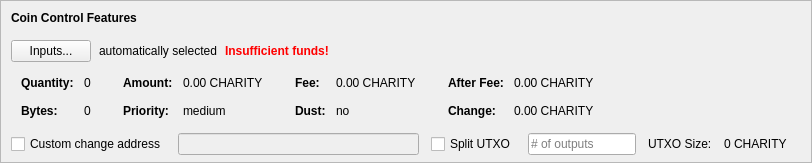
    <widget class="QFrame" name="frameCoinControl">
     <property name="sizePolicy">
      <sizepolicy hsizetype="Expanding" vsizetype="Expanding">
       <horstretch>0</horstretch>
       <verstretch>0</verstretch>
      </sizepolicy>
     </property>
     <property name="maximumSize">
      <size>
       <width>16777215</width>
       <height>16777215</height>
      </size>
     </property>
     <property name="frameShape">
      <enum>QFrame::StyledPanel</enum>
     </property>
     <property name="frameShadow">
      <enum>QFrame::Sunken</enum>
     </property>
     <layout class="QVBoxLayout" name="verticalLayoutCoinControl2">
      <property name="spacing">
       <number>0</number>
      </property>
      <property name="leftMargin">
       <number>0</number>
      </property>
      <property name="topMargin">
       <number>0</number>
      </property>
      <property name="rightMargin">
       <number>0</number>
      </property>
      <property name="bottomMargin">
       <number>6</number>
      </property>
      <item>
       <layout class="QVBoxLayout" name="verticalLayoutCoinControl" stretch="0,0,0,0,1">
        <property name="spacing">
         <number>0</number>
        </property>
        <property name="leftMargin">
         <number>10</number>
        </property>
        <property name="topMargin">
         <number>10</number>
        </property>
        <item>
         <layout class="QHBoxLayout" name="horizontalLayoutCoinControl1">
          <property name="bottomMargin">
           <number>15</number>
          </property>
          <item>
           <widget class="QLabel" name="labelCoinControlFeatures">
            <property name="sizePolicy">
             <sizepolicy hsizetype="Preferred" vsizetype="Maximum">
              <horstretch>0</horstretch>
              <verstretch>0</verstretch>
             </sizepolicy>
            </property>
            <property name="font">
             <font>
              <weight>75</weight>
              <bold>true</bold>
             </font>
            </property>
            <property name="styleSheet">
             <string notr="true">font-weight:bold;</string>
            </property>
            <property name="text">
             <string>Coin Control Features</string>
            </property>
           </widget>
          </item>
         </layout>
        </item>
        <item>
         <layout class="QHBoxLayout" name="horizontalLayoutCoinControl2" stretch="0,0,0,0">
          <property name="spacing">
           <number>8</number>
          </property>
          <property name="bottomMargin">
           <number>10</number>
          </property>
          <item>
           <widget class="QPushButton" name="pushButtonCoinControl">
            <property name="styleSheet">
             <string notr="true"/>
            </property>
            <property name="text">
             <string>Inputs...</string>
            </property>
            <property name="autoDefault">
             <bool>false</bool>
            </property>
           </widget>
          </item>
          <item>
           <widget class="QLabel" name="labelCoinControlAutomaticallySelected">
            <property name="text">
             <string>automatically selected</string>
            </property>
            <property name="margin">
             <number>5</number>
            </property>
           </widget>
          </item>
          <item>
           <widget class="QLabel" name="labelCoinControlInsuffFunds">
            <property name="font">
             <font>
              <weight>75</weight>
              <bold>true</bold>
             </font>
            </property>
            <property name="styleSheet">
             <string notr="true">color:red;font-weight:bold;</string>
            </property>
            <property name="text">
             <string>Insufficient funds!</string>
            </property>
            <property name="margin">
             <number>5</number>
            </property>
           </widget>
          </item>
          <item>
           <spacer name="horizontalSpacerCoinControl">
            <property name="orientation">
             <enum>Qt::Horizontal</enum>
            </property>
            <property name="sizeHint" stdset="0">
             <size>
              <width>40</width>
              <height>1</height>
             </size>
            </property>
           </spacer>
          </item>
         </layout>
        </item>
        <item>
         <widget class="QWidget" name="widgetCoinControl" native="true">
          <property name="sizePolicy">
           <sizepolicy hsizetype="Preferred" vsizetype="Preferred">
            <horstretch>0</horstretch>
            <verstretch>0</verstretch>
           </sizepolicy>
          </property>
          <property name="minimumSize">
           <size>
            <width>0</width>
            <height>0</height>
           </size>
          </property>
          <property name="styleSheet">
           <string notr="true"/>
          </property>
          <layout class="QHBoxLayout" name="horizontalLayoutCoinControl5">
           <property name="leftMargin">
            <number>0</number>
           </property>
           <property name="topMargin">
            <number>0</number>
           </property>
           <property name="rightMargin">
            <number>0</number>
           </property>
           <property name="bottomMargin">
            <number>0</number>
           </property>
           <item>
            <layout class="QHBoxLayout" name="horizontalLayoutCoinControl3" stretch="0,0,0,1">
             <property name="spacing">
              <number>20</number>
             </property>
             <property name="topMargin">
              <number>0</number>
             </property>
             <property name="bottomMargin">
              <number>10</number>
             </property>
             <item>
              <layout class="QFormLayout" name="formLayoutCoinControl1">
               <property name="horizontalSpacing">
                <number>10</number>
               </property>
               <property name="verticalSpacing">
                <number>14</number>
               </property>
               <property name="leftMargin">
                <number>10</number>
               </property>
               <property name="topMargin">
                <number>4</number>
               </property>
               <property name="rightMargin">
                <number>6</number>
               </property>
               <item row="0" column="0">
                <widget class="QLabel" name="labelCoinControlQuantityText">
                 <property name="font">
                  <font>
                   <weight>75</weight>
                   <bold>true</bold>
                  </font>
                 </property>
                 <property name="text">
                  <string>Quantity:</string>
                 </property>
                 <property name="margin">
                  <number>0</number>
                 </property>
                </widget>
               </item>
               <item row="0" column="1">
                <widget class="QLabel" name="labelCoinControlQuantity">
                 <property name="cursor">
                  <cursorShape>IBeamCursor</cursorShape>
                 </property>
                 <property name="contextMenuPolicy">
                  <enum>Qt::ActionsContextMenu</enum>
                 </property>
                 <property name="text">
                  <string notr="true">0</string>
                 </property>
                 <property name="margin">
                  <number>0</number>
                 </property>
                 <property name="textInteractionFlags">
                  <set>Qt::LinksAccessibleByMouse|Qt::TextSelectableByKeyboard|Qt::TextSelectableByMouse</set>
                 </property>
                </widget>
               </item>
               <item row="1" column="0">
                <widget class="QLabel" name="labelCoinControlBytesText">
                 <property name="font">
                  <font>
                   <weight>75</weight>
                   <bold>true</bold>
                  </font>
                 </property>
                 <property name="text">
                  <string>Bytes:</string>
                 </property>
                </widget>
               </item>
               <item row="1" column="1">
                <widget class="QLabel" name="labelCoinControlBytes">
                 <property name="cursor">
                  <cursorShape>IBeamCursor</cursorShape>
                 </property>
                 <property name="contextMenuPolicy">
                  <enum>Qt::ActionsContextMenu</enum>
                 </property>
                 <property name="text">
                  <string notr="true">0</string>
                 </property>
                 <property name="textInteractionFlags">
                  <set>Qt::LinksAccessibleByMouse|Qt::TextSelectableByKeyboard|Qt::TextSelectableByMouse</set>
                 </property>
                </widget>
               </item>
              </layout>
             </item>
             <item>
              <layout class="QFormLayout" name="formLayoutCoinControl2">
               <property name="horizontalSpacing">
                <number>10</number>
               </property>
               <property name="verticalSpacing">
                <number>14</number>
               </property>
               <property name="leftMargin">
                <number>6</number>
               </property>
               <property name="topMargin">
                <number>4</number>
               </property>
               <property name="rightMargin">
                <number>6</number>
               </property>
               <item row="0" column="0">
                <widget class="QLabel" name="labelCoinControlAmountText">
                 <property name="font">
                  <font>
                   <weight>75</weight>
                   <bold>true</bold>
                  </font>
                 </property>
                 <property name="text">
                  <string>Amount:</string>
                 </property>
                 <property name="margin">
                  <number>0</number>
                 </property>
                </widget>
               </item>
               <item row="0" column="1">
                <widget class="QLabel" name="labelCoinControlAmount">
                 <property name="cursor">
                  <cursorShape>IBeamCursor</cursorShape>
                 </property>
                 <property name="contextMenuPolicy">
                  <enum>Qt::ActionsContextMenu</enum>
                 </property>
                 <property name="text">
                  <string notr="true">0.00 CHARITY</string>
                 </property>
                 <property name="textInteractionFlags">
                  <set>Qt::LinksAccessibleByMouse|Qt::TextSelectableByKeyboard|Qt::TextSelectableByMouse</set>
                 </property>
                </widget>
               </item>
               <item row="1" column="0">
                <widget class="QLabel" name="labelCoinControlPriorityText">
                 <property name="font">
                  <font>
                   <weight>75</weight>
                   <bold>true</bold>
                  </font>
                 </property>
                 <property name="text">
                  <string>Priority:</string>
                 </property>
                </widget>
               </item>
               <item row="1" column="1">
                <widget class="QLabel" name="labelCoinControlPriority">
                 <property name="cursor">
                  <cursorShape>IBeamCursor</cursorShape>
                 </property>
                 <property name="contextMenuPolicy">
                  <enum>Qt::ActionsContextMenu</enum>
                 </property>
                 <property name="text">
                  <string>medium</string>
                 </property>
                 <property name="textInteractionFlags">
                  <set>Qt::LinksAccessibleByMouse|Qt::TextSelectableByKeyboard|Qt::TextSelectableByMouse</set>
                 </property>
                </widget>
               </item>
              </layout>
             </item>
             <item>
              <layout class="QFormLayout" name="formLayoutCoinControl3">
               <property name="horizontalSpacing">
                <number>10</number>
               </property>
               <property name="verticalSpacing">
                <number>14</number>
               </property>
               <property name="leftMargin">
                <number>6</number>
               </property>
               <property name="topMargin">
                <number>4</number>
               </property>
               <property name="rightMargin">
                <number>6</number>
               </property>
               <item row="0" column="0">
                <widget class="QLabel" name="labelCoinControlFeeText">
                 <property name="font">
                  <font>
                   <weight>75</weight>
                   <bold>true</bold>
                  </font>
                 </property>
                 <property name="text">
                  <string>Fee:</string>
                 </property>
                 <property name="margin">
                  <number>0</number>
                 </property>
                </widget>
               </item>
               <item row="0" column="1">
                <widget class="QLabel" name="labelCoinControlFee">
                 <property name="cursor">
                  <cursorShape>IBeamCursor</cursorShape>
                 </property>
                 <property name="contextMenuPolicy">
                  <enum>Qt::ActionsContextMenu</enum>
                 </property>
                 <property name="text">
                  <string notr="true">0.00 CHARITY</string>
                 </property>
                 <property name="textInteractionFlags">
                  <set>Qt::LinksAccessibleByMouse|Qt::TextSelectableByKeyboard|Qt::TextSelectableByMouse</set>
                 </property>
                </widget>
               </item>
               <item row="1" column="0">
                <widget class="QLabel" name="labelCoinControlLowOutputText">
                 <property name="font">
                  <font>
                   <weight>75</weight>
                   <bold>true</bold>
                  </font>
                 </property>
                 <property name="text">
                  <string>Dust:</string>
                 </property>
                </widget>
               </item>
               <item row="1" column="1">
                <widget class="QLabel" name="labelCoinControlLowOutput">
                 <property name="cursor">
                  <cursorShape>IBeamCursor</cursorShape>
                 </property>
                 <property name="contextMenuPolicy">
                  <enum>Qt::ActionsContextMenu</enum>
                 </property>
                 <property name="text">
                  <string>no</string>
                 </property>
                 <property name="textInteractionFlags">
                  <set>Qt::LinksAccessibleByMouse|Qt::TextSelectableByKeyboard|Qt::TextSelectableByMouse</set>
                 </property>
                </widget>
               </item>
              </layout>
             </item>
             <item>
              <layout class="QFormLayout" name="formLayoutCoinControl4">
               <property name="horizontalSpacing">
                <number>10</number>
               </property>
               <property name="verticalSpacing">
                <number>14</number>
               </property>
               <property name="leftMargin">
                <number>6</number>
               </property>
               <property name="topMargin">
                <number>4</number>
               </property>
               <property name="rightMargin">
                <number>6</number>
               </property>
               <item row="0" column="0">
                <widget class="QLabel" name="labelCoinControlAfterFeeText">
                 <property name="font">
                  <font>
                   <weight>75</weight>
                   <bold>true</bold>
                  </font>
                 </property>
                 <property name="text">
                  <string>After Fee:</string>
                 </property>
                 <property name="margin">
                  <number>0</number>
                 </property>
                </widget>
               </item>
               <item row="0" column="1">
                <widget class="QLabel" name="labelCoinControlAfterFee">
                 <property name="cursor">
                  <cursorShape>IBeamCursor</cursorShape>
                 </property>
                 <property name="contextMenuPolicy">
                  <enum>Qt::ActionsContextMenu</enum>
                 </property>
                 <property name="text">
                  <string notr="true">0.00 CHARITY</string>
                 </property>
                 <property name="textInteractionFlags">
                  <set>Qt::LinksAccessibleByMouse|Qt::TextSelectableByKeyboard|Qt::TextSelectableByMouse</set>
                 </property>
                </widget>
               </item>
               <item row="1" column="0">
                <widget class="QLabel" name="labelCoinControlChangeText">
                 <property name="font">
                  <font>
                   <weight>75</weight>
                   <bold>true</bold>
                  </font>
                 </property>
                 <property name="text">
                  <string>Change:</string>
                 </property>
                </widget>
               </item>
               <item row="1" column="1">
                <widget class="QLabel" name="labelCoinControlChange">
                 <property name="cursor">
                  <cursorShape>IBeamCursor</cursorShape>
                 </property>
                 <property name="contextMenuPolicy">
                  <enum>Qt::ActionsContextMenu</enum>
                 </property>
                 <property name="text">
                  <string notr="true">0.00 CHARITY</string>
                 </property>
                 <property name="textInteractionFlags">
                  <set>Qt::LinksAccessibleByMouse|Qt::TextSelectableByKeyboard|Qt::TextSelectableByMouse</set>
                 </property>
                </widget>
               </item>
              </layout>
             </item>
            </layout>
           </item>
          </layout>
         </widget>
        </item>
        <item>
         <layout class="QHBoxLayout" name="horizontalLayoutCoinControl4" stretch="0,0,0,0,0,0,0">
          <property name="spacing">
           <number>12</number>
          </property>
          <property name="sizeConstraint">
           <enum>QLayout::SetDefaultConstraint</enum>
          </property>
          <property name="topMargin">
           <number>5</number>
          </property>
          <property name="rightMargin">
           <number>5</number>
          </property>
          <item>
           <widget class="QCheckBox" name="checkBoxCoinControlChange">
            <property name="toolTip">
             <string>If this is activated, but the change address is empty or invalid, change will be sent to a newly generated address.</string>
            </property>
            <property name="text">
             <string>Custom change address</string>
            </property>
           </widget>
          </item>
          <item>
           <widget class="QValidatedLineEdit" name="lineEditCoinControlChange">
            <property name="enabled">
             <bool>false</bool>
            </property>
            <property name="sizePolicy">
             <sizepolicy hsizetype="Expanding" vsizetype="Fixed">
              <horstretch>0</horstretch>
              <verstretch>0</verstretch>
             </sizepolicy>
            </property>
           </widget>
          </item>
          <item>
           <widget class="QCheckBox" name="splitBlockCheckBox">
            <property name="text">
             <string>Split UTXO</string>
            </property>
           </widget>
          </item>
          <item>
           <widget class="QLineEdit" name="splitBlockLineEdit">
            <property name="sizePolicy">
             <sizepolicy hsizetype="Fixed" vsizetype="Fixed">
              <horstretch>50</horstretch>
              <verstretch>0</verstretch>
             </sizepolicy>
            </property>
            <property name="placeholderText">
             <string># of outputs</string>
            </property>
           </widget>
          </item>
          <item>
           <widget class="QLabel" name="labelBlockSizeText">
            <property name="text">
             <string>UTXO Size:</string>
            </property>
           </widget>
          </item>
          <item>
           <widget class="QLabel" name="labelBlockSize">
            <property name="text">
             <string>0 CHARITY</string>
            </property>
           </widget>
          </item>
          <item>
           <widget class="QLabel" name="labelCoinControlChangeLabel">
            <property name="sizePolicy">
             <sizepolicy hsizetype="Preferred" vsizetype="Expanding">
              <horstretch>0</horstretch>
              <verstretch>0</verstretch>
             </sizepolicy>
            </property>
            <property name="minimumSize">
             <size>
              <width>0</width>
              <height>0</height>
             </size>
            </property>
            <property name="text">
             <string/>
            </property>
            <property name="margin">
             <number>3</number>
            </property>
           </widget>
          </item>
         </layout>
        </item>
        <item>
         <spacer name="verticalSpacerCoinControl">
          <property name="orientation">
           <enum>Qt::Vertical</enum>
          </property>
          <property name="sizeHint" stdset="0">
           <size>
            <width>800</width>
            <height>1</height>
           </size>
          </property>
         </spacer>
        </item>
       </layout>
      </item>
     </layout>
    </widget>
